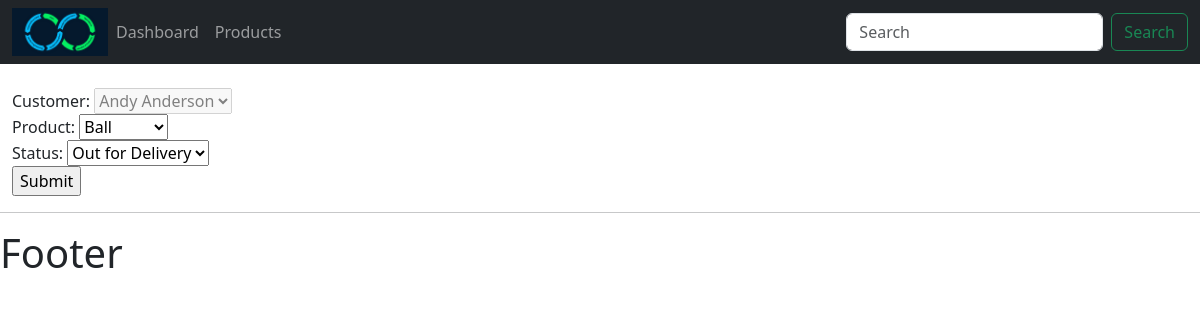
The page /update_order/1/ on the database its author committed.
### accounts/models.py (models this page shows)
class Order(models.Model):
    STATUS = (
        ('Pending','Pending'),
        ('Out for Delivery','Out for Delivery'),
        ('Delivered', 'Delivered'),
    )
    customer = models.ForeignKey(Customer, null=True, on_delete=models.SET_NULL)
    product = models.ForeignKey(Product, null=True, on_delete=models.SET_NULL)
    date_created = models.DateTimeField(auto_now_add=True, null=True)
    status = models.CharField(max_length=200, null=True, choices=STATUS)

### accounts/views.py (the view)
# urls.py: path('update_order/<int:pk>/',views.updateOrder, name="update_order"),
def updateOrder(request, pk):
    order = Order.objects.get(id=pk)
    form = OrderForm(instance=order)
    if request.method == "POST":
        data = request.POST
        form = OrderForm(data, instance=order)
        if form.is_valid():
            form.save()
            return redirect("/")
    context = {"form": form}
    return render(request, "accounts/order_form.html", context)

### accounts/forms.py
class OrderForm(ModelForm):
    def __init__(self, *args, **kwargs):
        super(OrderForm, self).__init__(*args, **kwargs)
        self.fields["customer"].disabled = True
    class Meta:
        model = Order
        fields = "__all__"

### accounts/models.py (called while the page is built)
    def __str__(self) -> str:
        return self.cust_name

    def __str__(self) -> str:
        return self.product_name

### accounts/templates/accounts/order_form.html (shortened to what this page needs)
{% extends 'accounts/main.html' %}
{% load static %}
{% block content %}
  <form method="post" enctype="multipart/form-data">
    {{ form }}
    <input type="submit" name="Submit" />
  </form>
{% endblock %}

### rows shown on the page
Order: customer "Andy Anderson", product "Ball", status "Out for Delivery"
